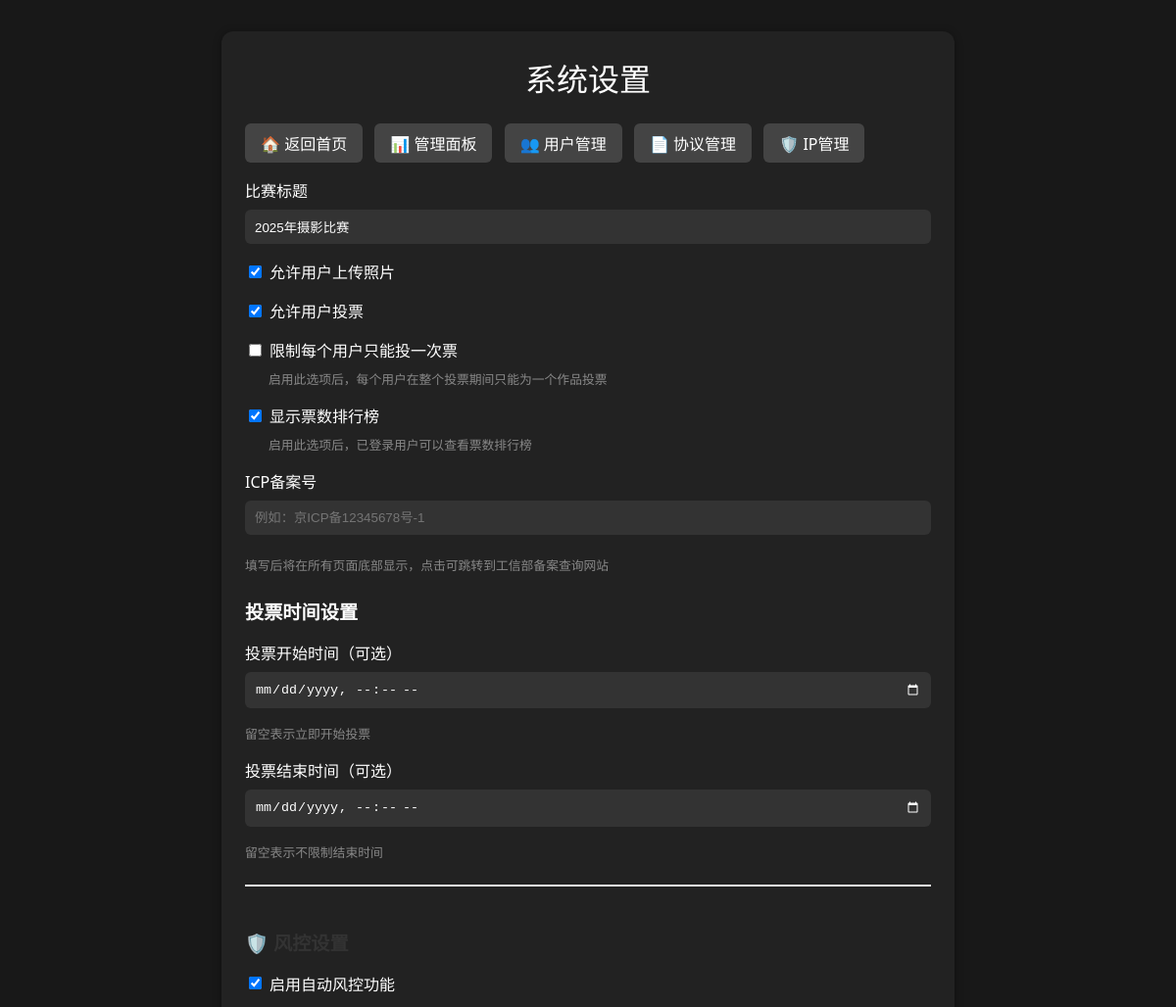
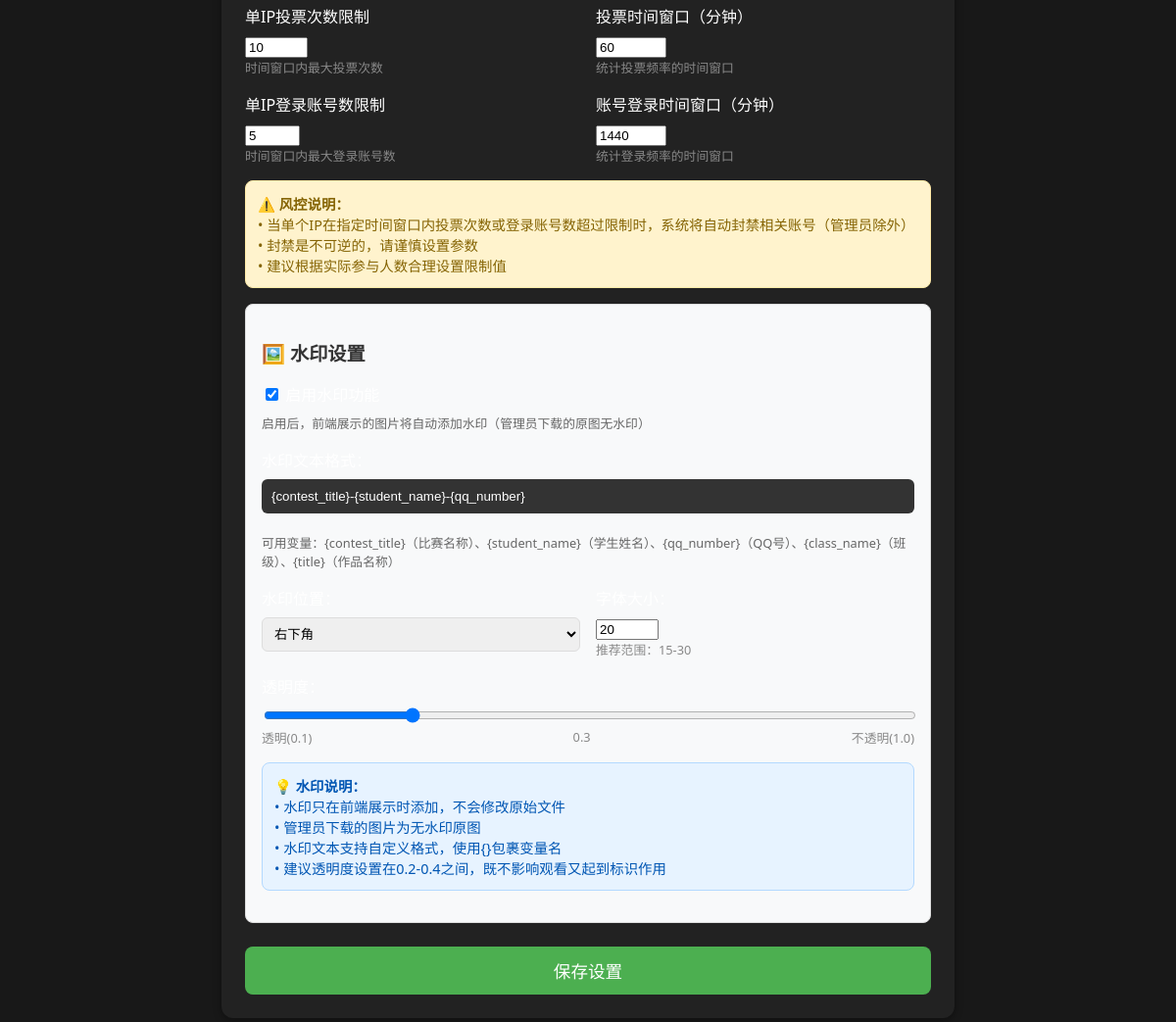
/settings (signed in), run on the app's committed database (2 pictures, top to bottom).
### src/app.py (models this page shows)
class Settings(db.Model):
    id = db.Column(db.Integer, primary_key=True)
    contest_title = db.Column(db.String(100), default="2025年摄影比赛")
    allow_upload = db.Column(db.Boolean, default=True)
    allow_vote = db.Column(db.Boolean, default=True)
    one_vote_per_user = db.Column(db.Boolean, default=False)  # 限制每个用户只能投一次票
    vote_start_time = db.Column(db.DateTime, nullable=True)  # 投票开始时间
    vote_end_time = db.Column(db.DateTime, nullable=True)    # 投票结束时间
    show_rankings = db.Column(db.Boolean, default=True)  # 是否显示排行榜
    icp_number = db.Column(db.String(100), nullable=True)  # ICP备案号
    risk_control_enabled = db.Column(db.Boolean, default=True)  # 是否启用风控
    max_votes_per_ip = db.Column(db.Integer, default=10)  # 单IP最大投票次数
    vote_time_window = db.Column(db.Integer, default=60)  # 投票时间窗口（分钟）
    max_accounts_per_ip = db.Column(db.Integer, default=5)  # 单IP最大登录账号数
    account_time_window = db.Column(db.Integer, default=1440)  # 账号登录时间窗口（分钟，默认24小时）
    watermark_enabled = db.Column(db.Boolean, default=True)  # 是否启用水印
    watermark_text = db.Column(db.String(200), default="{contest_title}-{student_name}-{qq_number}")  # 水印文本格式
    watermark_opacity = db.Column(db.Float, default=0.3)  # 水印透明度 (0.1-1.0)
    watermark_position = db.Column(db.String(20), default="bottom_right")  # 水印位置
    watermark_font_size = db.Column(db.Integer, default=20)  # 水印字体大小

### src/app.py (the view, shortened to what this page needs)
@app.route('/settings', methods=['GET', 'POST'])
@super_admin_required
def settings():
    settings = get_settings()
    return render_template('settings.html', settings=settings)

### src/app.py (called while the page is built)
def super_admin_required(f):
    @wraps(f)
    def decorated_function(*args, **kwargs):
        if 'user_id' not in session:
            return redirect(url_for('login'))
        user = User.query.get(session['user_id'])
        if not user or not user.is_active:
            session.clear()  # 清除session
            flash('账户已被禁用，请联系管理员')
            return redirect(url_for('login'))
        elif user.role < 3:
            flash('需要系统管理员权限')
            return redirect(url_for('index'))
        return f(*args, **kwargs)
    return decorated_function

def get_settings():
    settings = Settings.query.first()
    if not settings:
        settings = Settings()
        db.session.add(settings)
        db.session.commit()
    return settings

### templates/settings.html (shortened to what this page needs)
<!DOCTYPE html>
<html lang="zh-cn">
<head>
</head>
<body>
    <div class="container">
        <div class="title">系统设置</div>
        <a href="{{ url_for('index') }}" class="nav-btn">🏠 返回首页</a>
        <a href="{{ url_for('admin') }}" class="nav-btn">📊 管理面板</a>
        <a href="{{ url_for('manage_users') }}" class="nav-btn">👥 用户管理</a>
        <a href="{{ url_for('agreement_management') }}" class="nav-btn">📄 协议管理</a>
        <a href="{{ url_for('ip_management') }}" class="nav-btn">🛡️ IP管理</a>
        <form method="post">
            <label for="contest_title">比赛标题</label>
            <input type="text" name="contest_title" id="contest_title" value="{{ settings.contest_title }}" required>
            <div class="checkbox-group">
                <label>
                    <input type="checkbox" name="allow_upload" {% if settings.allow_upload %}checked{% endif %}>
                    允许用户上传照片
                </label>
            </div>
            <div class="checkbox-group">
                <label>
                    <input type="checkbox" name="allow_vote" {% if settings.allow_vote %}checked{% endif %}>
                    允许用户投票
                </label>
            </div>
            <div class="checkbox-group">
                <label>
                    <input type="checkbox" name="one_vote_per_user" {% if settings.one_vote_per_user %}checked{% endif %}>
                    限制每个用户只能投一次票
                </label>
                <small style="color: #888; font-size: 0.8rem; margin-left: 24px; display: block;">
                    启用此选项后，每个用户在整个投票期间只能为一个作品投票
                </small>
            </div>
            <div class="checkbox-group">
                <label>
                    <input type="checkbox" name="show_rankings" {% if settings.show_rankings %}checked{% endif %}>
                    显示票数排行榜
                </label>
                <small style="color: #888; font-size: 0.8rem; margin-left: 24px; display: block;">
                    启用此选项后，已登录用户可以查看票数排行榜
                </small>
            </div>
            <div class="form-group">
                <label for="icp_number">ICP备案号</label>
                <input type="text" id="icp_number" name="icp_number" value="{{ settings.icp_number or '' }}" placeholder="例如：京ICP备12345678号-1">
                <small style="color: #888; font-size: 0.8rem; display: block; margin-top: 5px;">
                    填写后将在所有页面底部显示，点击可跳转到工信部备案查询网站
                </small>
            </div>
            <div class="time-settings">
                <h3 style="color: #fff; margin: 24px 0 16px 0; font-size: 1.2rem;">投票时间设置</h3>
                <label for="vote_start_time">投票开始时间（可选）</label>
                <input type="datetime-local"
                       name="vote_start_time"
                       id="vote_start_time"
                       value="{% if settings.vote_start_time %}{{ settings.vote_start_time.strftime('%Y-%m-%dT%H:%M') }}{% endif %}">
                <small style="color: #888; font-size: 0.8rem; display: block; margin-bottom: 16px;">
                    留空表示立即开始投票
                </small>
                <label for="vote_end_time">投票结束时间（可选）</label>
                <input type="datetime-local"
                       name="vote_end_time"
                       id="vote_end_time"
                       value="{% if settings.vote_end_time %}{{ settings.vote_end_time.strftime('%Y-%m-%dT%H:%M') }}{% endif %}">
                <small style="color: #888; font-size: 0.8rem; display: block; margin-bottom: 16px;">
                    留空表示不限制结束时间
                </small>
            </div>
            <div style="border-top: 2px solid #eee; padding-top: 24px; margin-top: 24px;">
                <h3 style="color: #333; margin-bottom: 16px; font-size: 1.2rem;">🛡️ 风控设置</h3>
                <div class="checkbox-group">
                    <label>
                        <input type="checkbox" name="risk_control_enabled" {% if settings.risk_control_enabled %}checked{% endif %}>
                        启用自动风控功能
                    </label>
                </div>
                <div style="display: grid; grid-template-columns: 1fr 1fr; gap: 16px; margin-bottom: 16px;">
                    <div>
                        <label for="max_votes_per_ip">单IP投票次数限制</label>
                        <input type="number"
                               name="max_votes_per_ip"
                               id="max_votes_per_ip"
                               value="{{ settings.max_votes_per_ip }}"
                               min="1" max="100" required>
                        <small style="color: #888; font-size: 0.8rem; display: block;">
                            时间窗口内最大投票次数
                        </small>
                    </div>
                    <div>
                        <label for="vote_time_window">投票时间窗口（分钟）</label>
                        <input type="number"
                               name="vote_time_window"
                               id="vote_time_window"
                               value="{{ settings.vote_time_window }}"
                               min="1" max="1440" required>
                        <small style="color: #888; font-size: 0.8rem; display: block;">
                            统计投票频率的时间窗口
                        </small>
                    </div>
                </div>
                <div style="display: grid; grid-template-columns: 1fr 1fr; gap: 16px; margin-bottom: 16px;">
                    <div>
                        <label for="max_accounts_per_ip">单IP登录账号数限制</label>
                        <input type="number"
                               name="max_accounts_per_ip"
                               id="max_accounts_per_ip"
                               value="{{ settings.max_accounts_per_ip }}"
                               min="1" max="50" required>
                        <small style="color: #888; font-size: 0.8rem; display: block;">
                            时间窗口内最大登录账号数
                        </small>
                    </div>
                    <div>
                        <label for="account_time_window">账号登录时间窗口（分钟）</label>
                        <input type="number"
                               name="account_time_window"
                               id="account_time_window"
                               value="{{ settings.account_time_window }}"
                               min="1" max="1440" required>
                        <small style="color: #888; font-size: 0.8rem; display: block;">
                            统计登录频率的时间窗口
                        </small>
                    </div>
                </div>
                <div style="background: #fff3cd; border: 1px solid #ffeaa7; border-radius: 8px; padding: 12px; margin-bottom: 16px;">
                    <p style="margin: 0; color: #856404; font-size: 0.9rem;">
                        <strong>⚠️ 风控说明：</strong><br>
                        • 当单个IP在指定时间窗口内投票次数或登录账号数超过限制时，系统将自动封禁相关账号（管理员除外）<br>
                        • 封禁是不可逆的，请谨慎设置参数<br>
                        • 建议根据实际参与人数合理设置限制值
                    </p>
                </div>
            </div>
            <div style="background: #f8f9fa; border: 1px solid #ddd; border-radius: 8px; padding: 16px; margin-bottom: 24px;">
                <h3 style="color: #333; margin-bottom: 16px; font-size: 1.2rem;">🖼️ 水印设置</h3>
                <div style="margin-bottom: 16px;">
                    <label>
                        <input type="checkbox" name="watermark_enabled" {% if settings.watermark_enabled %}checked{% endif %}>
                    </label>
                    <small style="color: #666; font-size: 0.8rem; display: block; margin-top: 4px;">
                        启用后，前端展示的图片将自动添加水印（管理员下载的原图无水印）
                    </small>
                </div>
                <div style="margin-bottom: 16px;">
                    <label for="watermark_text">水印文本格式：</label>
                    <input type="text"
                           name="watermark_text"
                           id="watermark_text"
                           value="{{ settings.watermark_text }}"
                           placeholder="{contest_title}-{student_name}-{qq_number}">
                    <small style="color: #666; font-size: 0.8rem; display: block; margin-top: 4px;">
                        可用变量：{contest_title}（比赛名称）、{student_name}（学生姓名）、{qq_number}（QQ号）、{class_name}（班级）、{title}（作品名称）
                    </small>
                </div>
                <div style="display: grid; grid-template-columns: 1fr 1fr; gap: 16px; margin-bottom: 16px;">
                    <div>
                        <label for="watermark_position">水印位置：</label>
                        <select name="watermark_position" id="watermark_position" style="width: 100%; padding: 8px; border-radius: 6px; border: 1px solid #ddd;">
                            <option value="bottom_right" {% if settings.watermark_position == 'bottom_right' %}selected{% endif %}>右下角</option>
                        </select>
                    </div>
                    <div>
                        <label for="watermark_font_size">字体大小：</label>
                        <input type="number"
                               name="watermark_font_size"
                               id="watermark_font_size"
                               value="{{ settings.watermark_font_size }}"
                               min="10" max="100" required>
                        <small style="color: #888; font-size: 0.8rem; display: block;">
                            推荐范围：15-30
                        </small>
                    </div>
                </div>
                <div style="margin-bottom: 16px;">
                    <label for="watermark_opacity">透明度：</label>
                    <input type="range"
                           name="watermark_opacity"
                           id="watermark_opacity"
                           value="{{ settings.watermark_opacity }}"
                           min="0.1" max="1.0" step="0.1"
                           style="width: 100%;">
                    <div style="display: flex; justify-content: space-between; font-size: 0.8rem; color: #888;">
                        <span>透明(0.1)</span>
                        <span id="opacity_value">{{ settings.watermark_opacity }}</span>
                        <span>不透明(1.0)</span>
                    </div>
                </div>
                <div style="background: #e7f3ff; border: 1px solid #b3d9ff; border-radius: 8px; padding: 12px; margin-bottom: 16px;">
                    <p style="margin: 0; color: #0056b3; font-size: 0.9rem;">
                        <strong>💡 水印说明：</strong><br>
                        • 水印只在前端展示时添加，不会修改原始文件<br>
                        • 管理员下载的图片为无水印原图<br>
                        • 水印文本支持自定义格式，使用{}包裹变量名<br>
                        • 建议透明度设置在0.2-0.4之间，既不影响观看又起到标识作用
                    </p>
                </div>
            </div>
            <button class="btn" type="submit">保存设置</button>
        </form>
    </div>
</body>
</html>

### templates/settings.html (style rules this page uses)
body { background: #181818; color: #fff; font-family: 'Segoe UI', Arial, sans-serif; margin: 0; padding: 0; }
.container { max-width: 700px; margin: 32px auto; padding: 24px; background: #222; border-radius: 12px; box-shadow: 0 2px 8px #0006; }
.title { text-align: center; font-size: clamp(1.5rem, 4vw, 2rem); margin-bottom: 24px; }
.nav-btn { display: inline-block; margin: 0 8px 16px 0; padding: 8px 16px; background: #444; color: #fff; text-decoration: none; border-radius: 6px; transition: background 0.2s; }
label { display: block; margin-bottom: 8px; }
input[type="text"], input[type="datetime-local"] { width: 100%; padding: 10px; margin-bottom: 16px; border-radius: 6px; border: none; background: #333; color: #fff; box-sizing: border-box; }
input[type="datetime-local"] { color-scheme: dark; }
.checkbox-group { margin-bottom: 16px; }
.checkbox-group label { display: flex; align-items: center; margin-bottom: 8px; cursor: pointer; }
.checkbox-group input[type="checkbox"] { margin-right: 8px; }
.btn { width: 100%; padding: 12px; background: #4caf50; color: #fff; border: none; border-radius: 8px; font-size: 1.1rem; cursor: pointer; transition: background 0.2s; }

### data on the page
Settings: contest_title "2025年摄影比赛", allow_upload "☑", allow_vote "☑", show_rankings "☑", risk_control_enabled "☑", max_votes_per_ip "10", vote_time_window "60", max_accounts_per_ip "5", account_time_window "1440", watermark_enabled "☑", watermark_text "{contest_title}-{student_name}-{qq_number}", watermark_position "右下角", watermark_font_size "20", watermark_opacity "0.3"
